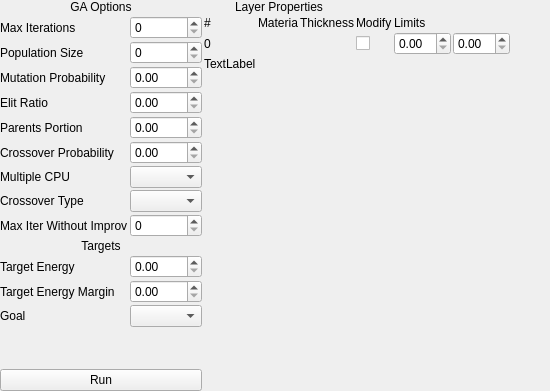
      <widget class="QWidget" name="ga_tab">
       <attribute name="title">
        <string>GA</string>
       </attribute>
       <layout class="QHBoxLayout" name="horizontalLayout_11">
        <property name="spacing">
         <number>2</number>
        </property>
        <property name="leftMargin">
         <number>0</number>
        </property>
        <property name="topMargin">
         <number>0</number>
        </property>
        <property name="rightMargin">
         <number>0</number>
        </property>
        <property name="bottomMargin">
         <number>0</number>
        </property>
        <item>
         <layout class="QGridLayout" name="gridLayout_5">
          <item row="9" column="1">
           <widget class="QSpinBox" name="spinBox"/>
          </item>
          <item row="6" column="0">
           <widget class="QLabel" name="label_29">
            <property name="text">
             <string>Crossover Probability</string>
            </property>
           </widget>
          </item>
          <item row="0" column="0" colspan="2">
           <widget class="QLabel" name="label_34">
            <property name="text">
             <string>GA Options</string>
            </property>
            <property name="alignment">
             <set>Qt::AlignCenter</set>
            </property>
           </widget>
          </item>
          <item row="3" column="0">
           <widget class="QLabel" name="label_49">
            <property name="text">
             <string>Mutation Probability</string>
            </property>
           </widget>
          </item>
          <item row="13" column="0">
           <widget class="QLabel" name="label_26">
            <property name="text">
             <string>Target Energy Margin</string>
            </property>
           </widget>
          </item>
          <item row="4" column="1">
           <widget class="QDoubleSpinBox" name="ga_elit_spb"/>
          </item>
          <item row="11" column="0" colspan="2">
           <widget class="QLabel" name="label_35">
            <property name="text">
             <string>Targets</string>
            </property>
            <property name="alignment">
             <set>Qt::AlignCenter</set>
            </property>
           </widget>
          </item>
          <item row="12" column="0">
           <widget class="QLabel" name="label_25">
            <property name="text">
             <string>Target Energy</string>
            </property>
           </widget>
          </item>
          <item row="4" column="0">
           <widget class="QLabel" name="label_28">
            <property name="text">
             <string>Elit Ratio</string>
            </property>
           </widget>
          </item>
          <item row="9" column="0">
           <widget class="QLabel" name="label_32">
            <property name="text">
             <string>Max Iter Without Improv</string>
            </property>
           </widget>
          </item>
          <item row="15" column="1">
           <spacer name="verticalSpacer_6">
            <property name="orientation">
             <enum>Qt::Vertical</enum>
            </property>
            <property name="sizeHint" stdset="0">
             <size>
              <width>20</width>
              <height>40</height>
             </size>
            </property>
           </spacer>
          </item>
          <item row="1" column="1">
           <widget class="QSpinBox" name="ga_iter_spb"/>
          </item>
          <item row="8" column="0">
           <widget class="QLabel" name="label_31">
            <property name="text">
             <string>Crossover Type</string>
            </property>
           </widget>
          </item>
          <item row="8" column="1">
           <widget class="QComboBox" name="ga_cross_cbox"/>
          </item>
          <item row="3" column="1">
           <widget class="QDoubleSpinBox" name="doubleSpinBox_3"/>
          </item>
          <item row="14" column="1">
           <widget class="QComboBox" name="ga_goal_cbox"/>
          </item>
          <item row="6" column="1">
           <widget class="QDoubleSpinBox" name="ga_cross_prob_spb"/>
          </item>
          <item row="2" column="1">
           <widget class="QSpinBox" name="ga_pop_spb"/>
          </item>
          <item row="13" column="1">
           <widget class="QDoubleSpinBox" name="ga_tgt_en_margin_spb"/>
          </item>
          <item row="12" column="1">
           <widget class="QDoubleSpinBox" name="ga_tgt_en_spb"/>
          </item>
          <item row="16" column="0" colspan="2">
           <widget class="QPushButton" name="ga_run_btn">
            <property name="text">
             <string>Run</string>
            </property>
           </widget>
          </item>
          <item row="2" column="0">
           <widget class="QLabel" name="label_24">
            <property name="text">
             <string>Population Size</string>
            </property>
           </widget>
          </item>
          <item row="14" column="0">
           <widget class="QLabel" name="label_27">
            <property name="text">
             <string>Goal</string>
            </property>
           </widget>
          </item>
          <item row="1" column="0">
           <widget class="QLabel" name="label_23">
            <property name="text">
             <string>Max Iterations</string>
            </property>
           </widget>
          </item>
          <item row="5" column="0">
           <widget class="QLabel" name="label_30">
            <property name="text">
             <string>Parents Portion</string>
            </property>
           </widget>
          </item>
          <item row="5" column="1">
           <widget class="QDoubleSpinBox" name="ga_parents_spb"/>
          </item>
          <item row="7" column="0">
           <widget class="QLabel" name="label_33">
            <property name="text">
             <string>Multiple CPU</string>
            </property>
           </widget>
          </item>
          <item row="7" column="1">
           <widget class="QComboBox" name="ga_multi_cpu_cbox"/>
          </item>
         </layout>
        </item>
        <item>
         <layout class="QGridLayout" name="gridLayout_11">
          <item row="3" column="0">
           <widget class="QLabel" name="label_43">
            <property name="text">
             <string>TextLabel</string>
            </property>
           </widget>
          </item>
          <item row="1" column="2">
           <widget class="QLabel" name="label_40">
            <property name="text">
             <string>Thickness</string>
            </property>
           </widget>
          </item>
          <item row="1" column="3">
           <widget class="QLabel" name="label_42">
            <property name="text">
             <string>Modify</string>
            </property>
           </widget>
          </item>
          <item row="1" column="4">
           <widget class="QLabel" name="label_44">
            <property name="text">
             <string>Limits</string>
            </property>
           </widget>
          </item>
          <item row="2" column="4">
           <widget class="QDoubleSpinBox" name="doubleSpinBox"/>
          </item>
          <item row="0" column="0" colspan="3">
           <widget class="QLabel" name="label_41">
            <property name="text">
             <string>Layer Properties</string>
            </property>
            <property name="alignment">
             <set>Qt::AlignCenter</set>
            </property>
           </widget>
          </item>
          <item row="1" column="1">
           <widget class="QLabel" name="label_39">
            <property name="text">
             <string>Materia</string>
            </property>
           </widget>
          </item>
          <item row="1" column="0">
           <widget class="QLabel" name="label_37">
            <property name="text">
             <string>#</string>
            </property>
           </widget>
          </item>
          <item row="2" column="3">
           <widget class="QCheckBox" name="checkBox_2">
            <property name="text">
             <string/>
            </property>
           </widget>
          </item>
          <item row="4" column="0">
           <spacer name="verticalSpacer_7">
            <property name="orientation">
             <enum>Qt::Vertical</enum>
            </property>
            <property name="sizeHint" stdset="0">
             <size>
              <width>20</width>
              <height>40</height>
             </size>
            </property>
           </spacer>
          </item>
          <item row="2" column="0">
           <widget class="QLabel" name="label_38">
            <property name="text">
             <string>0</string>
            </property>
           </widget>
          </item>
          <item row="2" column="5">
           <widget class="QDoubleSpinBox" name="doubleSpinBox_2"/>
          </item>
         </layout>
        </item>
        <item>
         <layout class="QVBoxLayout" name="ga_plot_layout">
          <item>
           <spacer name="horizontalSpacer_5">
            <property name="orientation">
             <enum>Qt::Horizontal</enum>
            </property>
            <property name="sizeHint" stdset="0">
             <size>
              <width>40</width>
              <height>20</height>
             </size>
            </property>
           </spacer>
          </item>
         </layout>
        </item>
       </layout>
      </widget>
